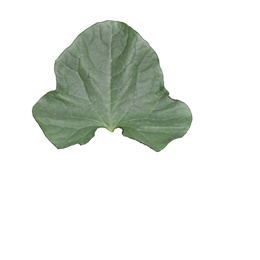
%> input picture ye_pian_xin/1.jpg, 260 x 260 px, shrunk from 3543 x 3543 before the run
$ octave --eval "result = compute_feature('ye_pian_xin/1.jpg');"   (GNU Octave 9; MATLAB toolbox functions it lacks are replaced by stand-ins)
%> lines starting %> are read from the running program, lines starting %| are printed output that depends on the picture; in (x1, y1, x2, y2) boxes, pixels count from 0 and x2, y2 are one past the last pixel; in counts of white or black regions, pixels touching at a corner belong together; the program's own positions count from 1
### TuBao_area.m
%*************** 求凸包面积函数 再求一下凸包周长 *******************%
% 思想：两向量叉积的一半的绝对值是组成的三角形的面积，问题在于输入点集的排列结构
function [area,zhouchang] = TuBao_area(tubao)
%**************** 这里tubao是输入的凸包点集，是纵向排列的点列，输出的area是凸包的面积
s=0; % 这是初始化面积为0，准备累加
for i = 2:size(tubao,1)-1 % 这里使用size(tubao,2)返回tubao的列数，如果后面的参数为1，返回行数
    a = [tubao(i,:)-tubao(1,:),0];
    b = [tubao(i+1,:)-tubao(1,:),0];
    s = s+0.5*abs(norm(cross(a,b),2));
end
s1=0;
for i = 1:size(tubao,1)-1
    s1 = s1+abs(norm(tubao(i,:)-tubao(i+1,:)));
end
area=s; % 输出面积
zhouchang=s1; % 输出周长
end

### BianJie_arraying.m
function [data1,tu3] = BianJie_arraying(tu2)
% 输入边界图像的01矩阵contour，输出搜索出来的边界图像有序点集data,tu3是做调试用的参数实际不需要

%**************思想**************%
% 原理是每一个点如果在它的上下左右方向上有其他点，那这个点必然是挨着它的下一个点，如果没有，那必然能找到右上、右下、左下、左上方向上的一个临近点
% 1，从01矩阵中找到第一个点的坐标
% 2，从该点进行搜索，先从上方依上右下左的顺序搜索该点的临近点，找到后记录坐标
% 3，如果四个正方向上没找到，就依右上。右下、左下、左上的顺序搜索临近点并记录坐标
% 4，找到的临近点要与该点的上一个临近点进行对比，如果坐标是同一个点，那么排除，继续搜索
% 5，进行循环，直到01矩阵图像中所有标为1的点全都找到，结束并输出有序点集

tu1 = tu2; % 倒换点集，防止破坏原点集
% 这里借用周长函数，把所有数值为1的点的数目找到，并找到第一个点
zhouchang1=0;
xy=[]; % 这个存储找到的第一个点的坐标值
for i10 = 1:size(tu1,1)
    for j = 1:size(tu1,2)
        if tu1(i10,j)==1
            zhouchang1 = zhouchang1+1;
            xy = [i10,j]; % 坐标存储进去了
        end
    end
end
% [21 lines of commented-out code are left out]

I = zeros(zhouchang1,2); % 存放搜索出来的所有点的集合
I(1,:) = xy; % 直接存储第一个点的坐标值

% 开始搜索
xy000 = [-1,-1];
xy00 = [-1,-1];
xy0 = [-1,-1]; % 初始参考坐标点，后面会使用上一个临近点进行覆盖
xy; % 表示搜索到该点
i=1;
while(i<zhouchang1)
    i = i+1;
        % 搜索上方
        if tu1(xy(1),xy(2)+1)==1
            if ~(xy(1)==xy0(1) && xy(2)+1==xy0(2))
                if ~(xy(1)==xy00(1) && xy(2)+1==xy00(2))
                    if ~(xy(1)==xy000(1) && xy(2)+1==xy000(2))
                        xy000 = xy00;
                        xy00 = xy0;
                xy0 = [xy(1),xy(2)]; % 找到了！该点变成下一个点的上一个临近点
                xy = [xy(1),xy(2)+1]; % 下一个点变成需要搜索的该点
                I(i,:) = xy; % 把搜索到的点存储
                continue;
                    end
                end
            end
        end
        % 搜索右方
        if tu1(xy(1)+1,xy(2))==1
            if ~(xy(1)+1==xy0(1) && xy(2)==xy0(2))
                if ~(xy(1)+1==xy00(1) && xy(2)==xy00(2))
                    if ~(xy(1)+1==xy000(1) && xy(2)==xy000(2))
                        xy000 = xy00;
                        xy00 = xy0;
                xy0 = [xy(1),xy(2)]; % 找到了！该点变成下一个点的上一个临近点
                xy = [xy(1)+1,xy(2)]; % 下一个点变成需要搜索的该点
                I(i,:) = xy; % 把搜索到的点存储
                continue;
                    end
                end
            end
        end
        % 搜索下方
        if tu1(xy(1),xy(2)-1)==1
            if ~(xy(1)==xy0(1) && xy(2)-1==xy0(2))
                if ~(xy(1)==xy00(1) && xy(2)-1==xy00(2))
                    if ~(xy(1)==xy000(1) && xy(2)-1==xy000(2))
                        xy000 = xy00;
                        xy00 = xy0;
                xy0 = [xy(1),xy(2)]; % 找到了！该点变成下一个点的上一个临近点
                xy = [xy(1),xy(2)-1]; % 下一个点变成需要搜索的该点
                I(i,:) = xy; % 把搜索到的点存储
                continue;
                    end
                end
            end
        end
        % 搜索左方
        if tu1(xy(1)-1,xy(2))==1
            if ~(xy(1)-1==xy0(1) && xy(2)==xy0(2))
                if ~(xy(1)-1==xy00(1) && xy(2)==xy00(2))
                    if ~(xy(1)-1==xy000(1) && xy(2)==xy000(2))
                        xy000 = xy00;
                        xy00 = xy0;
                xy0 = [xy(1),xy(2)]; % 找到了！该点变成下一个点的上一个临近点
                xy = [xy(1)-1,xy(2)]; % 下一个点变成需要搜索的该点
                I(i,:) = xy; % 把搜索到的点存储
                continue;
                    end
                end
            end
        end
        % 搜索右上
        if tu1(xy(1)+1,xy(2)+1)==1
            if ~(xy(1)+1==xy0(1) && xy(2)+1==xy0(2))
                if ~(xy(1)+1==xy00(1) && xy(2)+1==xy00(2))
                    if ~(xy(1)+1==xy000(1) && xy(2)+1==xy000(2))
                        xy000 = xy00;
                        xy00 = xy0;
                xy0 = [xy(1),xy(2)]; % 找到了！该点变成下一个点的上一个临近点
                xy = [xy(1)+1,xy(2)+1]; % 下一个点变成需要搜索的该点
                I(i,:) = xy; % 把搜索到的点存储
                continue;
                    end
                end
            end
        end
        % 搜索右下
        if tu1(xy(1)+1,xy(2)-1)==1
            if ~(xy(1)+1==xy0(1) && xy(2)-1==xy0(2))
                if ~(xy(1)+1==xy00(1) && xy(2)-1==xy00(2))
                    if ~(xy(1)+1==xy000(1) && xy(2)-1==xy000(2))
                        xy000 = xy00;
                        xy00 = xy0;
                xy0 = [xy(1),xy(2)]; % 找到了！该点变成下一个点的上一个临近点
                xy = [xy(1)+1,xy(2)-1]; % 下一个点变成需要搜索的该点
                I(i,:) = xy; % 把搜索到的点存储
                continue;
                    end
                end
            end
        end
        % 搜索左下
        if tu1(xy(1)-1,xy(2)-1)==1
            if ~(xy(1)-1==xy0(1) && xy(2)-1==xy0(2))
                if ~(xy(1)-1==xy00(1) && xy(2)-1==xy00(2))
                    if ~(xy(1)-1==xy000(1) && xy(2)-1==xy000(2))
                        xy000 = xy00;
                        xy00 = xy0;
                xy0 = [xy(1),xy(2)]; % 找到了！该点变成下一个点的上一个临近点
                xy = [xy(1)-1,xy(2)-1]; % 下一个点变成需要搜索的该点
                I(i,:) = xy; % 把搜索到的点存储
                continue;
                    end
                end
            end
        end
        % 搜索左上
        if tu1(xy(1)-1,xy(2)+1)==1
            if ~(xy(1)-1==xy0(1) && xy(2)+1==xy0(2))
                if ~(xy(1)-1==xy00(1) && xy(2)+1==xy00(2))
                    if ~(xy(1)-1==xy000(1) && xy(2)+1==xy000(2))
                        xy000 = xy00;
                        xy00 = xy0;
                xy0 = [xy(1),xy(2)]; % 找到了！该点变成下一个点的上一个临近点
                xy = [xy(1)-1,xy(2)+1]; % 下一个点变成需要搜索的该点
                I(i,:) = xy; % 把搜索到的点存储
                continue;
                    end
                end
            end
        end
%         disp('未搜索到数据');
end

% [142 lines of commented-out code are left out]

data1 = I; % 输出最终结果
tu3 = tu1;

end

### ChangDuanZhou.m
%***************** 提取叶片的长轴短轴并计算偏心率 函数 **********************
% 1,找出重心点（现成函数），找出叶尖（整个图像的最高点，要保证图像是竖直的）
% 2,叶尖与重心的连线是叶片主轴，叶片轮廓与主轴的两个交点的长度是长轴
% 3,穿过重心与主轴垂直的直线是横轴，横轴与叶片轮廓的交点距离是短轴
% 4,求交点时，应用直线与点的距离公式，遍历叶片边缘点集寻找离直线最近的点，再找一个与这个点的距离超过叶片一半的距离且还与直线距离最近的点
% 然后直接计算这两点的距离即可

% 输入叶片边缘点集data和二值化之后的叶片图像I，输出为长短轴比和重心点坐标
function [eccentricity,ZhongXin1] = ChangDuanZhou(data,I)
% 叶片最高点 = 叶尖
[r,c] = size(data);
x = data(1,:);      % 将叶片边缘点集第一个点存储为一个一行两列的向量x
for i=1:r-1
    if x(2) < data(i+1,2)     % 如果x的y坐标比data的第i+1个坐标点的y坐标要小，放弃现有x，写入新x，否则不变
        x = data(i+1,:);
    end
end
x;       % 输出x，x即为叶尖的坐标

% 重心
% I=rgb2gray(I);    % 这三句注释了是因为函数要求已经将图像二值化了
% imshow(I)
% I=double(I);
[rowss,colss]=size(I);
x1=ones(rowss,1)*[1:colss];
y=[1:rowss]'*ones(1,colss);
areaA=sum(sum(I));
meanx=sum(sum(I.*x1))/areaA;
meany=sum(sum(I.*y))/areaA;    % meanx和meany即为重心的坐标
ZhongXin = [meanx,meany];
meanx;
meany;
ZhongXin;
data(1,:);
% ZhongXin-x
% 构造叶尖和重心连接的直线函数
% Zhu_line = @(xx)((meany-x(1,1))/(meanx-x(1,2))*(xx-x(1,1))+x(1,1));

% 计算长轴
 % 直线与点的距离公式
%!网上的 d = abs(det([Q2-Q1,P-Q1]))/norm(Q2-Q1);
%自己的 d = abs(cross([Q2-Q1,0],[P-Q1,0]))/norm(Q2-Q1);
% 其中，P是点坐标；Q1, Q2是线上两点坐标
d0 = abs(norm(cross([ZhongXin-x,0],[data(1,:)-x,0])))/norm(ZhongXin-x);
ZuiXiao=data(1,:);
for i=1:r
    d = abs(norm(cross([ZhongXin-x,0],[data(i,:)-x,0])))/norm(ZhongXin-x);
    if(d<d0)
        d0=d;
        ZuiXiao=data(i,:);      % 距离最小的点
    end
end
% d0        % d0是输出的距离长轴最小距离
d2 = abs(norm(cross([ZhongXin-x,0],[data(1,:)-x,0])))/norm(ZhongXin-x);
ZuiXiao2=data(1,:);
for i=1:r
    d = abs(norm(cross([ZhongXin-x,0],[data(i,:)-x,0])))/norm(ZhongXin-x);
    d1 = norm(ZuiXiao-data(i,:));       % 之前求得的最小点与data中点的距离
    if(d<d2 && d1>10)        % 这里的10是需要调整的参量，基准是平均叶长的一半
        d2=d;
        ZuiXiao2=data(i,:);
    end
end
D = norm(ZuiXiao-ZuiXiao2);     % 长轴长度

% 构造垂直于主轴且交于重心的横轴
 % 就是找到横轴上两点就行
  % 将叶尖x绕重心ZhongXin旋转90度，即进行一个坐标变换，转后坐标为Zhuan_x
  % 若设重心坐标为(x0,y0)，设叶尖坐标为(x1,y1)，转90度之后坐标为(x2,y2)
  % 则计算公式为：x2=x0-y0+y1，y2=y0+x0-x1
Zhuan_x = zeros(1,2);       % 初始化
Zhuan_x(1,1) = ZhongXin(1,1)-ZhongXin(1,2)+x(1,2);
Zhuan_x(1,2) = ZhongXin(1,2)+ZhongXin(1,1)-x(1,1);

% 计算短轴
d0 = abs(norm(cross([ZhongXin-Zhuan_x,0],[data(1,:)-Zhuan_x,0])))/norm(ZhongXin-Zhuan_x);
Heng_ZuiXiao=data(1,:);
for i=1:r
    d = abs(norm(cross([ZhongXin-Zhuan_x,0],[data(i,:)-Zhuan_x,0])))/norm(ZhongXin-Zhuan_x);
    if(d<d0)
        d0=d;
        Heng_ZuiXiao=data(i,:);      % 距离最小的点
    end
end
d2 = abs(norm(cross([ZhongXin-Zhuan_x,0],[data(1,:)-Zhuan_x,0])))/norm(ZhongXin-Zhuan_x);
Heng_ZuiXiao2=data(1,:);
for i=1:r
    d = abs(norm(cross([ZhongXin-Zhuan_x,0],[data(i,:)-Zhuan_x,0])))/norm(ZhongXin-Zhuan_x);
    d1 = norm(Heng_ZuiXiao-data(i,:));       % 之前求得的最小点与data中点的距离
    if(d<d2 && d1>10)        % 这里的10是需要调整的参量，基准是平均叶宽的一半
        d2=d;
        Heng_ZuiXiao2=data(i,:);
    end
end
D2 = norm(Heng_ZuiXiao-Heng_ZuiXiao2);     % 短轴长度

% 计算叶基凹陷程度
eccentricity = D/D2;
ZhongXin1=ZhongXin;
end

### YeJian.m
%************************* 叶尖角度 **********************%
% 思想：确定叶尖的点，然后根据叶尖点向两侧取一定数量点作为整个叶尖的图像
 % 确定了图像，然后两侧的点分别进行线性拟合，拟合出两条直线
  % 分别确定两条直线上方向正确的方向向量
   % 然后根据两条直线上的方向向量确定叶尖角
function [YeJianJiao,Jian] = YeJian(data,ZhongXin,zhouchang,YouXu)
%输入二值化的叶片边缘点集，输入图像的重心，输入周长，输入的有序边界点集用于画图
% 叶片最高点 = 叶尖
[r,c] = size(data);
x1 = data(1,:);      % 将叶片边缘点集第一个点存储为一个一行两列的向量x
n=1;        % 记录最后提取的叶尖点在原来边缘集中的位置序号
for i=1:r-1
    if x1(1) > data(i+1,1)     % 如果x1的y坐标比data的第i+1个坐标点的y坐标要小，放弃现有x，写入新x，否则不变
        x1 = data(i+1,:);
        n=i+1;
    end
end
% x1;n;     % 输出x1为叶尖，输出n为叶尖在原边缘集中位置

% 从叶尖点分别向前搜索50个点，向后搜索50个点
Qian = zeros(floor(zhouchang/12),2);     % 这行及下行表示搜索到的点集
Hou = zeros(floor(zhouchang/12),2);
% [17 lines of commented-out code are left out]
for i=1:floor(zhouchang/12)
    k = n+i;
    if k>r
        k = k-r;
    end
    Qian(i,:) = data(k,:);
    k = n-i;
    if k<=0
        k = k+r;
    end
    Hou(i,:) = data(k,:);
end

% 线性拟合，下面两行分别表示前后两组采集的点拟合出来的直线的从高次到低次的系数
nihe1 = polyfit(Qian(:,1),Qian(:,2),1);
nihe2 = polyfit(Hou(:,1),Hou(:,2),1);

% [42 lines of commented-out code are left out]
y1 = ZhongXin(1)*nihe1(1)+nihe1(2);
y2 = ZhongXin(1)*nihe2(1)+nihe2(2);
xiangliang1 = [ZhongXin(1),y1];
xiangliang2 = [ZhongXin(1),y2];
YeJianJiao = dot(x1-xiangliang1,x1-xiangliang2)/(norm(x1-xiangliang1)*norm(x1-xiangliang2));
Jian = x1;

end

### YeJiAoXian.m
function YeJi_d = YeJiAoXian(tu,ZhongXin,YeJian)
% 求边界到重心最近距离的点，就是叶基的位置
% 输入tu是边界有序点集，ZhongXin是重心坐标，YeJian是叶尖坐标
r = size(tu,1);
d0 = ((tu(1,1)-ZhongXin(1))^2+(tu(1,2)-ZhongXin(2))^2)^0.5; % 这是边界第一个点与重心的距离
YeJi = tu(1,:);
for i=1:r-1
    d = ((tu(i,1)-ZhongXin(1))^2+(tu(i,2)-ZhongXin(2))^2)^0.5;
    if d<d0
        YeJi = tu(i,:);
        d0 = d; % 刷新最小距离
    end
end
YeJi_d = norm(YeJi-YeJian);
end

### compute_feature.m
%对于单个叶片处理特征的程序
%输入：叶片图像矩阵
%输出：特征矩阵（单叶片）
%featureV是vector向量，imageM是matrix矩阵
function featureV = compute_feature(imageM)
%> called with imageM = 'ye_pian_xin/1.jpg'
    %******************** 预处理 **********************
    A = imread(imageM); %读入叶片图像矩阵imageM
%> A is the input picture: size 260x260x3 uint8; mean R, G, B 227.6, 231.5, 226.6
    B = rgb2gray(A); %转为灰度图像
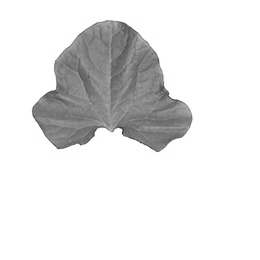
%> B: size 260x260 uint8; min 44, max 255, mean 229.8

    %******************** 均值滤波 *********************
    [h,w] = size(B);
%> h = 260; w = 260
    n=9;
    f = double(B);
    a = ones(n,n);
    y=f;
    for i=1:h-n+1
        for j=1:w-n+1
            a = f(i:i+(n-1),j:j+(n-1));
            s = sum(sum(a));
            y(i+(n-1)/2,j+(n-1)/2) = s/(n*n);
        end
    end
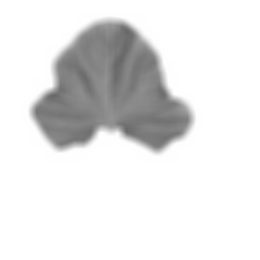
%> y: size 260x260 double; min 104.7, max 255, mean 229.8
    % 中值滤波
    x=f;
    for i=1:h-n+1
        for j=1:w-n+1
            c = f(i:i+(n-1),j:j+(n-1));
            e = c(1,:);
            for u=2:n
                e = [e,c(u,:)];
            end
            mm = median(e);
            x(i+(n-1)/2,j+(n-1)/2) = mm;
        end
    end
    % 二值化
    oo = uint8(x);
    leve = graythresh(oo);
%> leve = 0.753
    bw = im2bw(oo,0.98);
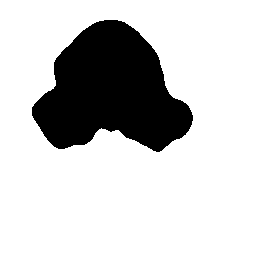
%> bw: size 260x260 logical; 79.9% white; 1 black region, box (x1, y1, x2, y2) and area: (32, 20, 193, 152) 13569
    tuu = edge(bw,'canny');
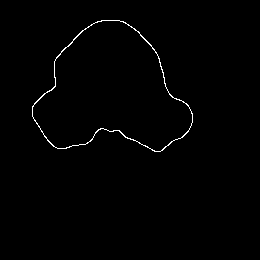
%> tuu: size 260x260 logical; 0.82% white in thin lines or dots, all inside (x1, y1, x2, y2) = (32, 20, 193, 152)
    % 求周长
    zhouchang=0;
    for i = 1:size(tuu,1)
        for j = 1:size(tuu,2)
            if tuu(i,j)==1
                zhouchang = zhouchang+1;
            end
        end
    end
%> after the loop, zhouchang = 557
    % zhouchang; % 输出周长
    % 最小包围盒和凸包
    stats = regionprops(bwlabel(tuu),'ConvexHull');
    tn = stats.ConvexHull; % 凸包
%> tn = 33 rows, first 12: [193.5 123; 192.5 126; 189.5 132; 183 138.5; 163 151.5; 161 152.5; 155 152.5; 58 149.5; 54 147.5; 47.5 141; 44.5 137; 34.5 121]
    [tubao_area,tubao_zhouchang] = TuBao_area(tn);
%> the loop in TuBao_area, `for i = 2:size(tubao,1)-1` made 31 passes
%> (a, b, s) on passes 1 to 12: ([-1 3 0], [-4 9 0], 1.5), ([-4 9 0], [-10.5 15.5 0], 17.75), ([-10.5 15.5 0], [-30.5 28.5 0], 104.5), ([-30.5 28.5 0], [-32.5 29.5 0], 117.8), ([-32.5 29.5 0], [-38.5 29.5 0], 206.2), ([-38.5 29.5 0], [-135.5 26.5 0], 1694.8), ([-135.5 26.5 0], [-139.5 24.5 0], 1883.2), ([-139.5 24.5 0], [-146 18 0], 2416.2), ([-146 18 0], [-149 14 0], 2735.2), ([-149 14 0], [-159 -2 0], 3997.2), ([-159 -2 0], [-161 -6 0], 4313.2), ([-161 -6 0], [-161 -16 0], 5118.2)
%> the loop in TuBao_area, `for i = 1:size(tubao,1)-1` made 32 passes
%> s1 on passes 1 to 12: 3.16, 9.87, 19.06, 42.92, 45.15, 51.15, 148.2, 152.7, 161.9, 166.9, 185.7, 190.2
%> in TuBao_area, `area=s;`: area = 15423
%> in TuBao_area, `zhouchang=s1;`: zhouchang = 463.1
%> tubao_area = 15423; tubao_zhouchang = 463.1
    stats = regionprops(bwlabel(tuu),'BoundingBox');
%> stats = 1 region; box (x1, y1, x2, y2): (32, 20, 193, 152)
    tn1 = stats.BoundingBox; % 最小包围盒
%> tn1 = [32.5 20.5 161 132]
    % 叶片面积
    sum1=0;
    threshhold=0.5;
    for  i = 1:size(bw,1)
        for j = 1:size(bw,2)
            if bw(i,j) <= threshhold
                sum1 = sum1+1;
            end
        end
    end
%> after the loop, sum1 = 13569
    Sum_area=sum1;
%> Sum_area = 13569

    %******************* 特征计算 **********************
    %面积凹凸比
    MianJi_AoToBi = Sum_area/tubao_area;
%> MianJi_AoToBi = 0.88
    %周长凹凸比
    ZhouChang_AoToBi = zhouchang/tubao_zhouchang;
%> ZhouChang_AoToBi = 1.2
    %形状参数
    XingZhuangCanShu = 4*pi*Sum_area/zhouchang^2;
%> XingZhuangCanShu = 0.55
    %长宽比
    ChangKuanBi = tn1(3)/tn1(4);
%> ChangKuanBi = 1.22
    %矩形度
    JuXingDu = Sum_area/(tn1(3)*tn1(4));
%> JuXingDu = 0.638
    %圆形度
    YuanXingDu = 4*pi*Sum_area/tubao_zhouchang^2;
%> YuanXingDu = 0.795
    %偏心率
    [YouXu,Tu] = BianJie_arraying(tuu);
%> after the loop in BianJie_arraying, `for i10 = 1:size(tu1,1)`: xy = [152 161]; zhouchang1 = 557
%> the loop in BianJie_arraying, `while(i<zhouchang1)` made 556 passes
%> (xy000, xy00, xy0, xy) on passes 2 to 13: ([-1 -1], [152 161], [152 160], [152 159]), ([152 161], [152 160], [152 159], [152 158]), ([152 160], [152 159], [152 158], [152 157]), ([152 159], [152 158], [152 157], [152 156]), ([152 158], [152 157], [152 156], [152 155]), ([152 157], [152 156], [152 155], [151 155]), ([152 156], [152 155], [151 155], [151 154]), ([152 155], [151 155], [151 154], [151 153]), ([151 155], [151 154], [151 153], [150 153]), ([151 154], [151 153], [150 153], [150 152]), ([151 153], [150 153], [150 152], [149 151]), ([150 153], [150 152], [149 151], [149 150])
%> (xy000, xy0, xy) on passes 20 to 21: ([147 147], [146 146], [146 145]), ([147 146], [146 145], [146 144])
%> after the loop in BianJie_arraying, `while(i<zhouchang1)`: I = 557 rows, first 12: [152 161; 152 160; 152 159; 152 158; 152 157; 152 156; 152 155; 151 155; 151 154; 151 153; 150 153; 150 152]; i = 557; xy = [151 162]; xy0 = [151 163]; xy00 = [150 163]; xy000 = [150 164]
%> in BianJie_arraying, `data1 = I;`: data1 has the same summary as I
%> YouXu has the same summary as I in BianJie_arraying
    [PianXinLv,ZhongXin] = ChangDuanZhou(YouXu,bw);
%> in ChangDuanZhou, `x = data(1,:);`: x = [152 161]
%> after the loop in ChangDuanZhou, `for i=1:r-1`: x = [114 193]
%> in ChangDuanZhou, `areaA=sum(sum(I));`: areaA = 54031
%> in ChangDuanZhou, `meanx=sum(sum(I.*x1))/areaA;`: meanx = 135.3
%> in ChangDuanZhou, `meany=sum(sum(I.*y))/areaA;`: meany = 140.1
%> in ChangDuanZhou, `ZhongXin = [meanx,meany];`: ZhongXin = [135.3 140.1]
%> in ChangDuanZhou, `d0 = abs(norm(cross([ZhongXin-x,0],[data(1,:)-x,0])))/norm(ZhongXin-x);`: d0 = 23.28
%> in ChangDuanZhou, `ZuiXiao=data(1,:);`: ZuiXiao = [152 161]
%> the loop in ChangDuanZhou, `for i=1:r` made 557 passes
%> (d, d0, ZuiXiao) on passes 2 to 13: (22.9, 22.9, [152 160]), (22.53, 22.53, [152 159]), (22.16, 22.16, [152 158]), (21.78, 21.78, [152 157]), (21.41, 21.41, [152 156]), (21.03, 21.03, [152 155]), (20.11, 20.11, [151 155]), (19.73, 19.73, [151 154]), (19.36, 19.36, [151 153]), (18.43, 18.43, [150 153]), (18.06, 18.06, [150 152]), (16.76, 16.76, [149 151])
%> d on passes 1, 39, 40, 41, 42, 43: 23.28, 0.371, 0.745, 1.12, 2.05, 2.42
%> after the loop in ChangDuanZhou, `for i=1:r`: ZuiXiao = [114 193]; d0 = 0
%> in ChangDuanZhou, `d2 = abs(norm(cross([ZhongXin-x,0],[data(1,:)-x,0])))/norm(ZhongXin-x);`: d2 = 23.28
%> in ChangDuanZhou, `ZuiXiao2=data(1,:);`: ZuiXiao2 = [152 161]
%> the loop in ChangDuanZhou, `for i=1:r` made 557 passes
%> (d, d1, d2, ZuiXiao2) on passes 2 to 13: (22.9, 50.33, 22.9, [152 160]), (22.53, 50.99, 22.53, [152 159]), (22.16, 51.66, 22.16, [152 158]), (21.78, 52.35, 21.78, [152 157]), (21.41, 53.04, 21.41, [152 156]), (21.03, 53.74, 21.03, [152 155]), (20.11, 53.04, 20.11, [151 155]), (19.73, 53.76, 19.73, [151 154]), (19.36, 54.49, 19.36, [151 153]), (18.43, 53.81, 18.43, [150 153]), (18.06, 54.56, 18.06, [150 152]), (16.76, 54.67, 16.76, [149 151])
%> (d, d1, d2) on pass 25: (8.38, 60.03, 8.38)
    %叶尖角度
    [YeJianJiao,Jian] = YeJian(YouXu,ZhongXin,zhouchang,YouXu);
%> the loop in YeJian, `for i=1:floor(zhouchang/12)` made 46 passes
    %叶基凹陷程度
    AoXian = YeJiAoXian(YouXu,ZhongXin,Jian)/tn1(4);

    %******************** 数据打包 ***********************
    featureV = [MianJi_AoToBi,ZhouChang_AoToBi,XingZhuangCanShu,ChangKuanBi,JuXingDu,YuanXingDu,PianXinLv,YeJianJiao,AoXian];
end
